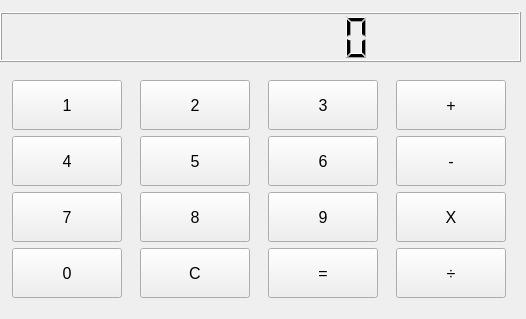
<?xml version="1.0" encoding="UTF-8"?>
<ui version="4.0">
 <class>Calculate</class>
 <widget class="QWidget" name="Calculate">
  <property name="geometry">
   <rect>
    <x>0</x>
    <y>0</y>
    <width>526</width>
    <height>319</height>
   </rect>
  </property>
  <property name="windowTitle">
   <string>Form</string>
  </property>
  <widget class="QWidget" name="verticalLayoutWidget">
   <property name="geometry">
    <rect>
     <x>0</x>
     <y>0</y>
     <width>521</width>
     <height>311</height>
    </rect>
   </property>
   <layout class="QVBoxLayout" name="verticalLayout">
    <item>
     <widget class="QLCDNumber" name="lcdNumber">
      <property name="maximumSize">
       <size>
        <width>16777215</width>
        <height>50</height>
       </size>
      </property>
      <property name="digitCount">
       <number>9</number>
      </property>
     </widget>
    </item>
    <item>
     <layout class="QGridLayout" name="gridLayout">
      <item row="3" column="1">
       <widget class="QPushButton" name="pushButton_clear">
        <property name="minimumSize">
         <size>
          <width>0</width>
          <height>50</height>
         </size>
        </property>
        <property name="maximumSize">
         <size>
          <width>110</width>
          <height>16777215</height>
         </size>
        </property>
        <property name="font">
         <font>
          <family>Arial</family>
          <pointsize>12</pointsize>
         </font>
        </property>
        <property name="text">
         <string>C</string>
        </property>
       </widget>
      </item>
      <item row="0" column="3">
       <widget class="QPushButton" name="pushButton_add">
        <property name="minimumSize">
         <size>
          <width>0</width>
          <height>50</height>
         </size>
        </property>
        <property name="maximumSize">
         <size>
          <width>110</width>
          <height>16777215</height>
         </size>
        </property>
        <property name="font">
         <font>
          <family>Arial</family>
          <pointsize>12</pointsize>
         </font>
        </property>
        <property name="text">
         <string>+</string>
        </property>
       </widget>
      </item>
      <item row="3" column="2">
       <widget class="QPushButton" name="pushButton_equ">
        <property name="minimumSize">
         <size>
          <width>0</width>
          <height>50</height>
         </size>
        </property>
        <property name="maximumSize">
         <size>
          <width>110</width>
          <height>16777215</height>
         </size>
        </property>
        <property name="font">
         <font>
          <family>Arial</family>
          <pointsize>12</pointsize>
         </font>
        </property>
        <property name="text">
         <string>=</string>
        </property>
       </widget>
      </item>
      <item row="1" column="2">
       <widget class="QPushButton" name="pushButton_6">
        <property name="minimumSize">
         <size>
          <width>0</width>
          <height>50</height>
         </size>
        </property>
        <property name="maximumSize">
         <size>
          <width>110</width>
          <height>16777215</height>
         </size>
        </property>
        <property name="font">
         <font>
          <family>Arial</family>
          <pointsize>12</pointsize>
         </font>
        </property>
        <property name="text">
         <string>6</string>
        </property>
       </widget>
      </item>
      <item row="2" column="3">
       <widget class="QPushButton" name="pushButton_mul">
        <property name="minimumSize">
         <size>
          <width>0</width>
          <height>50</height>
         </size>
        </property>
        <property name="maximumSize">
         <size>
          <width>110</width>
          <height>16777215</height>
         </size>
        </property>
        <property name="font">
         <font>
          <family>Arial</family>
          <pointsize>12</pointsize>
         </font>
        </property>
        <property name="text">
         <string>X</string>
        </property>
       </widget>
      </item>
      <item row="0" column="2">
       <widget class="QPushButton" name="pushButton_3">
        <property name="minimumSize">
         <size>
          <width>0</width>
          <height>50</height>
         </size>
        </property>
        <property name="maximumSize">
         <size>
          <width>110</width>
          <height>16777215</height>
         </size>
        </property>
        <property name="font">
         <font>
          <family>Arial</family>
          <pointsize>12</pointsize>
         </font>
        </property>
        <property name="text">
         <string>3</string>
        </property>
       </widget>
      </item>
      <item row="2" column="1">
       <widget class="QPushButton" name="pushButton_8">
        <property name="minimumSize">
         <size>
          <width>0</width>
          <height>50</height>
         </size>
        </property>
        <property name="maximumSize">
         <size>
          <width>110</width>
          <height>16777215</height>
         </size>
        </property>
        <property name="font">
         <font>
          <family>Arial</family>
          <pointsize>12</pointsize>
         </font>
        </property>
        <property name="text">
         <string>8</string>
        </property>
       </widget>
      </item>
      <item row="0" column="0">
       <widget class="QPushButton" name="pushButton_1">
        <property name="minimumSize">
         <size>
          <width>0</width>
          <height>50</height>
         </size>
        </property>
        <property name="maximumSize">
         <size>
          <width>110</width>
          <height>16777215</height>
         </size>
        </property>
        <property name="font">
         <font>
          <family>Arial</family>
          <pointsize>12</pointsize>
         </font>
        </property>
        <property name="text">
         <string>1</string>
        </property>
       </widget>
      </item>
      <item row="3" column="0">
       <widget class="QPushButton" name="pushButton_0">
        <property name="minimumSize">
         <size>
          <width>0</width>
          <height>50</height>
         </size>
        </property>
        <property name="maximumSize">
         <size>
          <width>110</width>
          <height>16777215</height>
         </size>
        </property>
        <property name="font">
         <font>
          <family>Arial</family>
          <pointsize>12</pointsize>
         </font>
        </property>
        <property name="text">
         <string>0</string>
        </property>
       </widget>
      </item>
      <item row="2" column="0">
       <widget class="QPushButton" name="pushButton_7">
        <property name="minimumSize">
         <size>
          <width>0</width>
          <height>50</height>
         </size>
        </property>
        <property name="maximumSize">
         <size>
          <width>110</width>
          <height>16777215</height>
         </size>
        </property>
        <property name="font">
         <font>
          <family>Arial</family>
          <pointsize>12</pointsize>
         </font>
        </property>
        <property name="text">
         <string>7</string>
        </property>
       </widget>
      </item>
      <item row="2" column="2">
       <widget class="QPushButton" name="pushButton_9">
        <property name="minimumSize">
         <size>
          <width>0</width>
          <height>50</height>
         </size>
        </property>
        <property name="maximumSize">
         <size>
          <width>110</width>
          <height>16777215</height>
         </size>
        </property>
        <property name="font">
         <font>
          <family>Arial</family>
          <pointsize>12</pointsize>
         </font>
        </property>
        <property name="text">
         <string>9</string>
        </property>
       </widget>
      </item>
      <item row="1" column="3">
       <widget class="QPushButton" name="pushButton_sub">
        <property name="minimumSize">
         <size>
          <width>0</width>
          <height>50</height>
         </size>
        </property>
        <property name="maximumSize">
         <size>
          <width>110</width>
          <height>16777215</height>
         </size>
        </property>
        <property name="font">
         <font>
          <family>Arial</family>
          <pointsize>12</pointsize>
         </font>
        </property>
        <property name="text">
         <string>-</string>
        </property>
       </widget>
      </item>
      <item row="1" column="0">
       <widget class="QPushButton" name="pushButton_4">
        <property name="minimumSize">
         <size>
          <width>0</width>
          <height>50</height>
         </size>
        </property>
        <property name="maximumSize">
         <size>
          <width>110</width>
          <height>16777215</height>
         </size>
        </property>
        <property name="font">
         <font>
          <family>Arial</family>
          <pointsize>12</pointsize>
         </font>
        </property>
        <property name="text">
         <string>4</string>
        </property>
       </widget>
      </item>
      <item row="3" column="3">
       <widget class="QPushButton" name="pushButton_div">
        <property name="minimumSize">
         <size>
          <width>0</width>
          <height>50</height>
         </size>
        </property>
        <property name="maximumSize">
         <size>
          <width>110</width>
          <height>16777215</height>
         </size>
        </property>
        <property name="font">
         <font>
          <family>Arial</family>
          <pointsize>12</pointsize>
         </font>
        </property>
        <property name="text">
         <string>÷</string>
        </property>
       </widget>
      </item>
      <item row="0" column="1">
       <widget class="QPushButton" name="pushButton_2">
        <property name="minimumSize">
         <size>
          <width>0</width>
          <height>50</height>
         </size>
        </property>
        <property name="maximumSize">
         <size>
          <width>110</width>
          <height>16777215</height>
         </size>
        </property>
        <property name="font">
         <font>
          <family>Arial</family>
          <pointsize>12</pointsize>
         </font>
        </property>
        <property name="text">
         <string>2</string>
        </property>
       </widget>
      </item>
      <item row="1" column="1">
       <widget class="QPushButton" name="pushButton_5">
        <property name="minimumSize">
         <size>
          <width>0</width>
          <height>50</height>
         </size>
        </property>
        <property name="maximumSize">
         <size>
          <width>110</width>
          <height>16777215</height>
         </size>
        </property>
        <property name="font">
         <font>
          <family>Arial</family>
          <pointsize>12</pointsize>
         </font>
        </property>
        <property name="text">
         <string>5</string>
        </property>
       </widget>
      </item>
     </layout>
    </item>
   </layout>
  </widget>
 </widget>
 <resources/>
 <connections/>
</ui>
